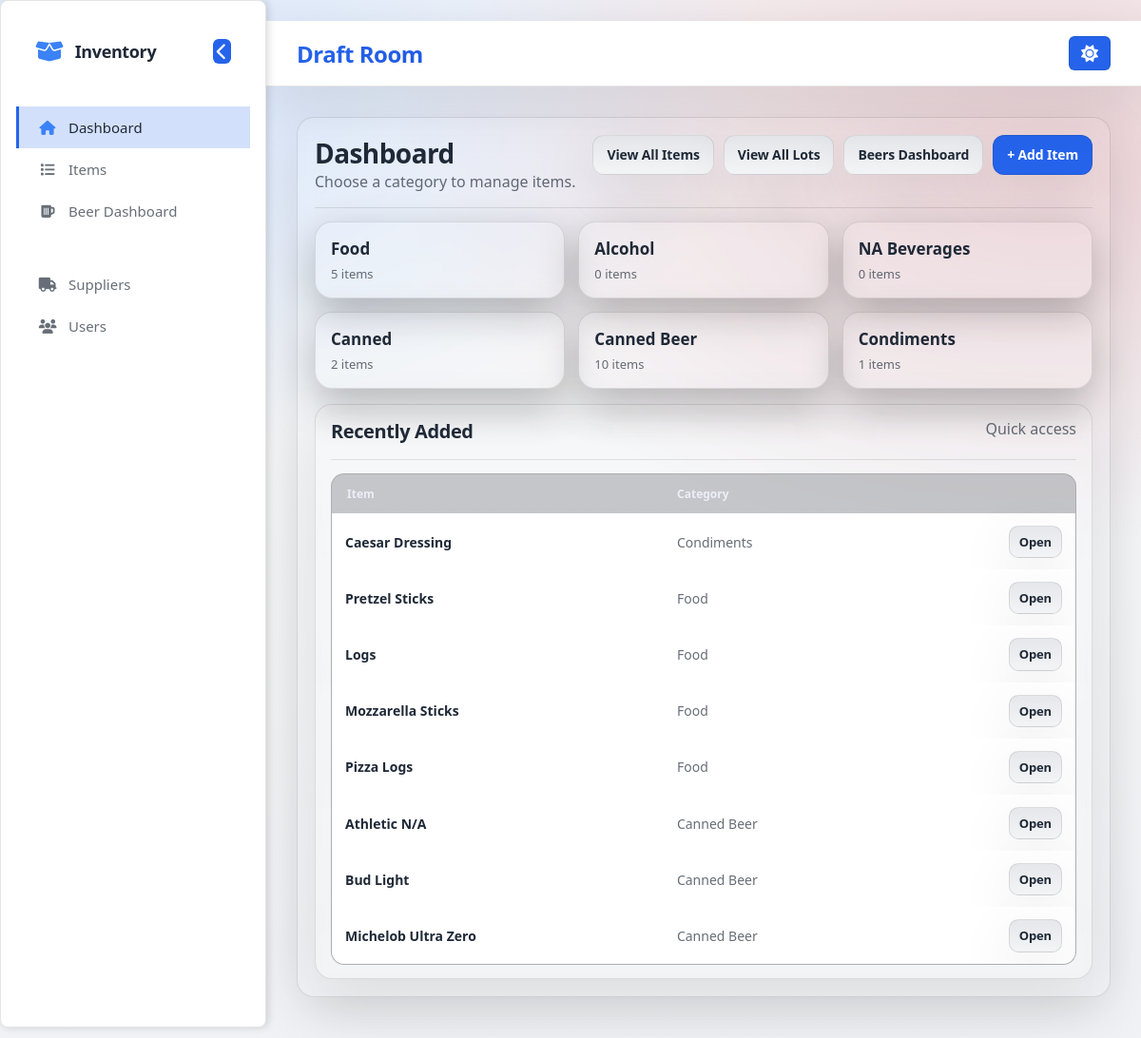
Page / (signed in) on the earlier database version.
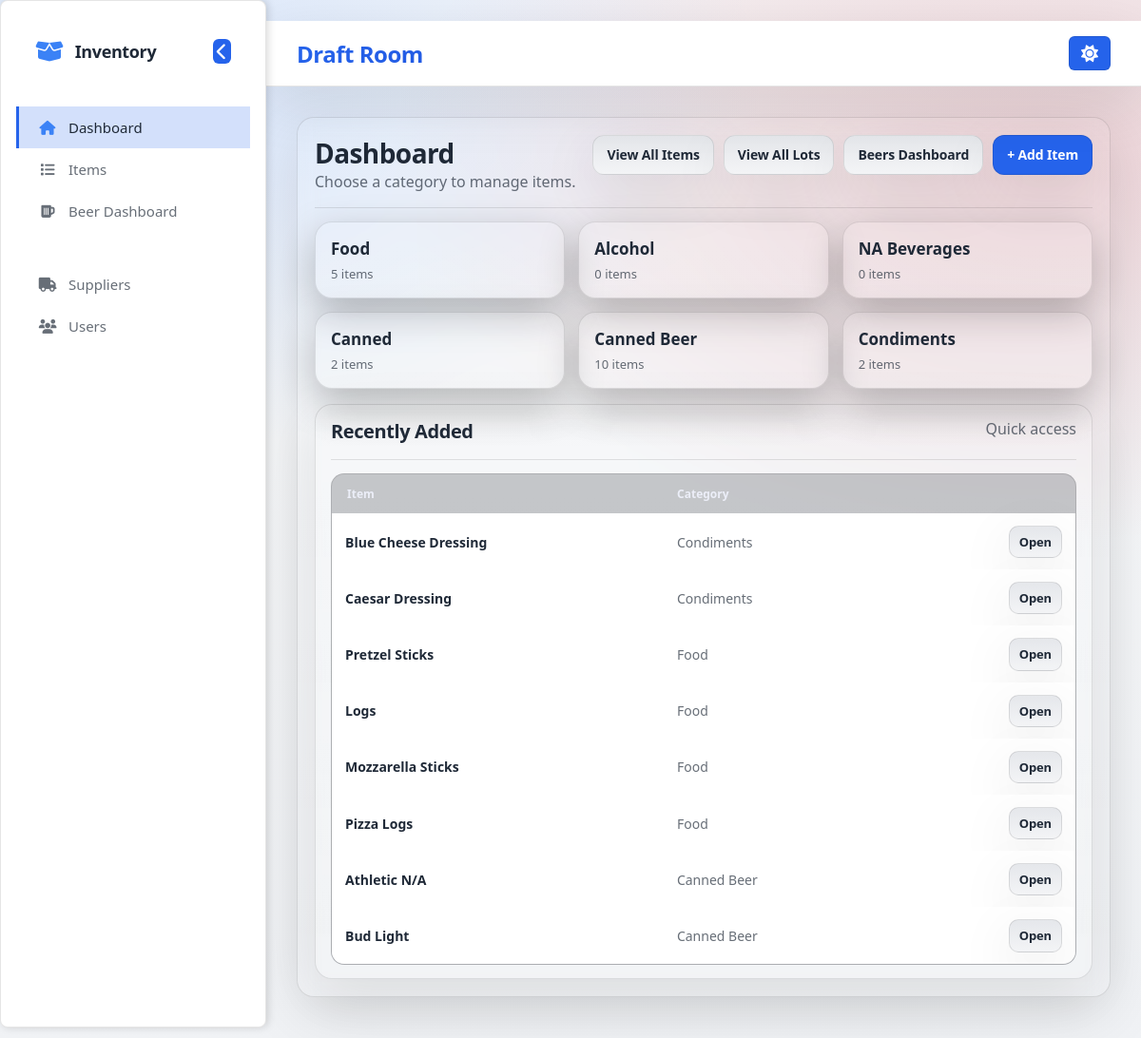
Same page on the later database version.
### app.py (models this page shows)
class Item(db.Model):
    __tablename__ = "items"
    id = db.Column(db.Integer, primary_key=True)
    name = db.Column(db.String(200), nullable=False)
    category = db.Column(db.String(120), nullable=False)
    prep_type = db.Column(db.String(50), nullable=False, default="generic")
    supplier_id = db.Column(db.Integer, db.ForeignKey("suppliers.id"), nullable=True)
    supplier = db.relationship("Supplier", back_populates="items")
    unit = db.Column(db.String(50), nullable=True)
    default_units_per_box = db.Column(
    db.Integer,
    nullable=True,
)
    multiplier = db.Column(db.Float, nullable=True)
    raw_freezer_days = db.Column(db.Integer, nullable=True)
    raw_cooler_days = db.Column(db.Integer, nullable=True)
    raw_out_days = db.Column(db.Integer, nullable=True)
    prepped_freezer_days = db.Column(db.Integer, nullable=True)
    prepped_cooler_days = db.Column(db.Integer, nullable=True)
    prepped_out_days = db.Column(db.Integer, nullable=True)
    sales_mode = db.Column(db.String(40), nullable=True)
    pack1_label = db.Column(db.String(80), nullable=True)
    pack1_mult  = db.Column(db.Integer, nullable=True)
    pack2_label = db.Column(db.String(80), nullable=True)
    pack2_mult  = db.Column(db.Integer, nullable=True)
    pack3_label = db.Column(db.String(80), nullable=True)
    pack3_mult  = db.Column(db.Integer, nullable=True)
    pack4_label = db.Column(db.String(80), nullable=True)
    pack4_mult  = db.Column(db.Integer, nullable=True)
    main_bar_on_hand = db.Column(
        db.Integer,
        nullable=False,
        default=0,
        server_default=db.text("0"),
    )
    low_bar_on_hand = db.Column(
        db.Integer,
        nullable=False,
        default=0,
        server_default=db.text("0"),
    )
    on_hand_count = db.Column(
        db.Integer,
        nullable=False,
        default=0,
        server_default=db.text("0"),
    )
    created_at = db.Column(db.DateTime, nullable=False, default=datetime.utcnow)

### app.py (the view)
@app.get("/")
def dashboard():
    guard = require_view_access()
    if guard:
        return guard
    counts = db.session.query(Item.category, func.count(Item.id)).group_by(Item.category).all()
    counts_map = {c: int(n) for (c, n) in counts}
    categories = [{"name": cat, "count": counts_map.get(cat, 0)} for cat in CATEGORY_ORDER]
    extras = sorted([c for c in counts_map.keys() if c not in CATEGORY_ORDER])
    for cat in extras:
        categories.append({"name": cat, "count": counts_map.get(cat, 0)})
    recent_items = Item.query.order_by(Item.created_at.desc(), Item.id.desc()).limit(8).all()
    return render_template("dashboard.html", categories=categories, recent_items=recent_items)

### app.py (called while the page is built)
def role_rank(role: str | None) -> int:
    if not role:
        return 0
    return ROLE_RANK.get(role.strip().lower(), 0)

def current_user() -> Optional["User"]:
    uid = session.get("user_id")
    if not uid:
        return None
    try:
        return User.query.get(int(uid))
    except Exception:
        return None

def current_user_role() -> str:
    if session.get("break_glass_admin") is True:
        return "admin"
    u = current_user()
    if not u:
        return ""
    return (u.role or "").lower()

def is_logged_in() -> bool:
    return (session.get("break_glass_admin") is True) or (session.get("user_id") is not None)

def can_manage_users() -> bool:
    return current_user_role() == "admin"

def can_edit_inventory() -> bool:
    return role_rank(current_user_role()) >= ROLE_RANK["manager"]

def can_view_inventory() -> bool:
    return role_rank(current_user_role()) >= ROLE_RANK["staff"] or (session.get("break_glass_admin") is True)

### templates/dashboard.html
{% extends "base.html" %}
{% block content %}
<section class="card">
  <div class="cardhead">
    <div>
      <h1>Dashboard</h1>
      <span class="muted">Choose a category to manage items.</span>
    </div>
    <div class="actions">
      <a class="btn" href="/items">View All Items</a>
      <a class="btn" href="/lots">View All Lots</a>
      <a class="btn" href="/beers/dashboard">Beers Dashboard</a>
      {% if can_edit_inventory %}
        <a class="btn primary" href="/items/new">+ Add Item</a>
      {% endif %}
    </div>
  </div>
  <div class="grid3">
    {% for c in categories %}
      <a class="tile" href="/category/{{ c.name }}">
        <div class="tile-title">{{ c.name }}</div>
        <div class="tile-sub">{{ c.count }} items</div>
      </a>
    {% endfor %}
  </div>
  <div style="height:16px;"></div>
  <div class="card mini">
    <div class="cardhead">
      <h2>Recently Added</h2>
      <span class="muted">Quick access</span>
    </div>
    {% if recent_items and recent_items|length > 0 %}
      <div class="table">
        <div class="row head" style="grid-template-columns: 1.2fr .8fr .6fr;">
          <div>Item</div><div>Category</div><div></div>
        </div>
        {% for it in recent_items %}
          <div class="row" style="grid-template-columns: 1.2fr .8fr .6fr;">
            <div class="strong">{{ it.name }}</div>
            <div class="muted">{{ it.category }}</div>
            <div class="row-actions">
              <a class="btn small" href="/items/{{ it.id }}">Open</a>
            </div>
          </div>
        {% endfor %}
      </div>
    {% else %}
      <div class="empty">No items yet.</div>
    {% endif %}
  </div>
</section>
{% endblock %}

Differences in the rows shown:
no longer on this page (row unchanged): Item: name "Michelob Ultra Zero", category "Canned Beer"
added Item: name "Blue Cheese Dressing", category "Condiments"
Other differences:
new list line: "Condiments 2 items"
list line gone: "Condiments 1 items"
